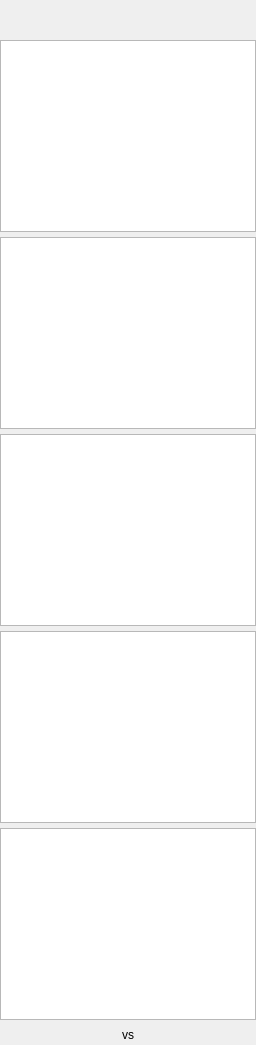
        <widget class="QWidget" name="tabEnemy">
         <attribute name="title">
          <string>Hand</string>
         </attribute>
         <layout class="QVBoxLayout" name="tabEnemyLayout">
          <property name="spacing">
           <number>5</number>
          </property>
          <property name="leftMargin">
           <number>0</number>
          </property>
          <property name="topMargin">
           <number>40</number>
          </property>
          <property name="rightMargin">
           <number>0</number>
          </property>
          <property name="bottomMargin">
           <number>0</number>
          </property>
          <item>
           <widget class="MoveListWidget" name="enemyHandListWidget"/>
          </item>
          <item>
           <widget class="MoveListWidget" name="drawListWidget"/>
          </item>
          <item>
           <widget class="MoveListWidget" name="secretsListWidget"/>
          </item>
          <item>
           <widget class="MoveListWidget" name="popularCardsListWidget"/>
          </item>
          <item>
           <widget class="MoveListWidget" name="rngListWidget"/>
          </item>
          <item>
           <layout class="QHBoxLayout" name="horizontalLayoutEnemy">
            <item>
             <spacer name="enemyAttackHorizontalSpacer">
              <property name="orientation">
               <enum>Qt::Horizontal</enum>
              </property>
              <property name="sizeHint" stdset="0">
               <size>
                <width>40</width>
                <height>20</height>
               </size>
              </property>
             </spacer>
            </item>
            <item>
             <widget class="QLabel" name="enemyAttackHeroLabel">
              <property name="text">
               <string/>
              </property>
             </widget>
            </item>
            <item>
             <spacer name="enemyAttackHorizontalSpacer2">
              <property name="orientation">
               <enum>Qt::Horizontal</enum>
              </property>
              <property name="sizeHint" stdset="0">
               <size>
                <width>40</width>
                <height>20</height>
               </size>
              </property>
             </spacer>
            </item>
            <item>
             <widget class="QLabel" name="enemyAttackVSLabel">
              <property name="text">
               <string>vs</string>
              </property>
              <property name="alignment">
               <set>Qt::AlignCenter</set>
              </property>
             </widget>
            </item>
            <item>
             <spacer name="enemyAttackHorizontalSpacer3">
              <property name="orientation">
               <enum>Qt::Horizontal</enum>
              </property>
              <property name="sizeHint" stdset="0">
               <size>
                <width>40</width>
                <height>20</height>
               </size>
              </property>
             </spacer>
            </item>
            <item>
             <widget class="QLabel" name="enemyAttackRivalLabel">
              <property name="text">
               <string/>
              </property>
             </widget>
            </item>
            <item>
             <spacer name="enemyAttackHorizontalSpacer4">
              <property name="orientation">
               <enum>Qt::Horizontal</enum>
              </property>
              <property name="sizeHint" stdset="0">
               <size>
                <width>40</width>
                <height>20</height>
               </size>
              </property>
             </spacer>
            </item>
           </layout>
          </item>
         </layout>
        </widget>
